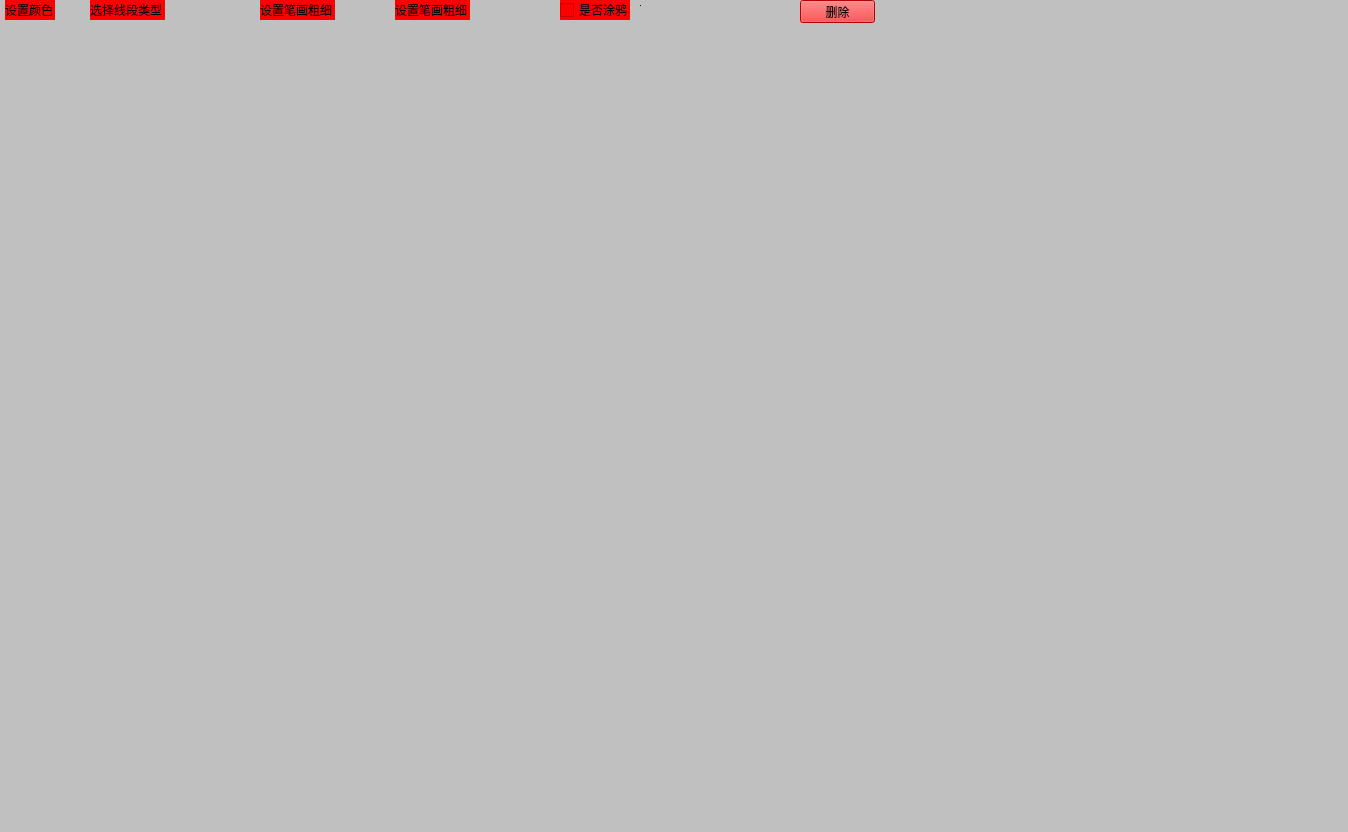
<?xml version="1.0" encoding="UTF-8"?>
<ui version="4.0">
 <class>Widget</class>
 <widget class="QWidget" name="Widget">
  <property name="geometry">
   <rect>
    <x>0</x>
    <y>0</y>
    <width>1348</width>
    <height>832</height>
   </rect>
  </property>
  <property name="windowTitle">
   <string>Widget</string>
  </property>
  <property name="styleSheet">
   <string notr="true">background-color: rgb(192, 192, 192)</string>
  </property>
  <widget class="QCheckBox" name="checkBox">
   <property name="geometry">
    <rect>
     <x>560</x>
     <y>0</y>
     <width>70</width>
     <height>20</height>
    </rect>
   </property>
   <property name="styleSheet">
    <string notr="true">background-color: rgb(255, 0, 0);</string>
   </property>
   <property name="text">
    <string>是否涂鸦</string>
   </property>
  </widget>
  <widget class="QLabel" name="left">
   <property name="geometry">
    <rect>
     <x>660</x>
     <y>0</y>
     <width>60</width>
     <height>20</height>
    </rect>
   </property>
   <property name="text">
    <string/>
   </property>
  </widget>
  <widget class="QLabel" name="right">
   <property name="geometry">
    <rect>
     <x>730</x>
     <y>0</y>
     <width>60</width>
     <height>20</height>
    </rect>
   </property>
   <property name="text">
    <string/>
   </property>
  </widget>
  <widget class="QLabel" name="mouse">
   <property name="geometry">
    <rect>
     <x>640</x>
     <y>5</y>
     <width>1</width>
     <height>1</height>
    </rect>
   </property>
   <property name="minimumSize">
    <size>
     <width>1</width>
     <height>1</height>
    </size>
   </property>
   <property name="maximumSize">
    <size>
     <width>999999</width>
     <height>999999</height>
    </size>
   </property>
   <property name="styleSheet">
    <string notr="true">background-color: rgb(10,10,10);</string>
   </property>
   <property name="text">
    <string/>
   </property>
  </widget>
  <widget class="QLabel" name="label">
   <property name="geometry">
    <rect>
     <x>5</x>
     <y>0</y>
     <width>50</width>
     <height>20</height>
    </rect>
   </property>
   <property name="styleSheet">
    <string notr="true">background-color: rgb(255, 0, 0);</string>
   </property>
   <property name="text">
    <string>设置颜色</string>
   </property>
  </widget>
  <widget class="QLabel" name="label_2">
   <property name="geometry">
    <rect>
     <x>90</x>
     <y>0</y>
     <width>75</width>
     <height>20</height>
    </rect>
   </property>
   <property name="styleSheet">
    <string notr="true">background-color: rgb(255, 0, 0);</string>
   </property>
   <property name="text">
    <string>选择线段类型</string>
   </property>
  </widget>
  <widget class="QLabel" name="label_3">
   <property name="geometry">
    <rect>
     <x>260</x>
     <y>0</y>
     <width>75</width>
     <height>20</height>
    </rect>
   </property>
   <property name="styleSheet">
    <string notr="true">background-color: rgb(255, 0, 0);</string>
   </property>
   <property name="text">
    <string>设置笔画粗细</string>
   </property>
  </widget>
  <widget class="QLabel" name="label_4">
   <property name="geometry">
    <rect>
     <x>395</x>
     <y>0</y>
     <width>75</width>
     <height>20</height>
    </rect>
   </property>
   <property name="styleSheet">
    <string notr="true">background-color: rgb(255, 0, 0);</string>
   </property>
   <property name="text">
    <string>设置笔画粗细</string>
   </property>
  </widget>
  <widget class="QPushButton" name="pushButton">
   <property name="geometry">
    <rect>
     <x>800</x>
     <y>0</y>
     <width>75</width>
     <height>23</height>
    </rect>
   </property>
   <property name="styleSheet">
    <string notr="true">background-color: rgb(255, 0, 0);</string>
   </property>
   <property name="text">
    <string>删除</string>
   </property>
  </widget>
 </widget>
 <resources/>
 <connections/>
</ui>
